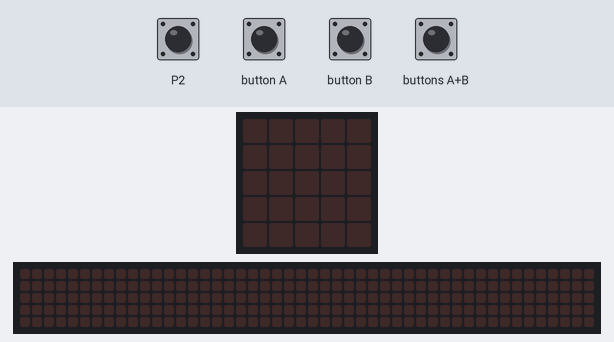
This program was run on a simulated BBC micro:bit (MakeCode). Shown: the board's 5×5 LED display, a strip that is not on the board, showing the scrolling text unrolled. The inputs (shaded band) are chosen by the test bench. The 48×5 strip is a reading aid, not a part: it shows the text the display is scrolling, unrolled, one strip-width of it at a time.

Above: at 1.2 s.
1.3 s: button A pressed for 0.15 s
At 1.67 s:
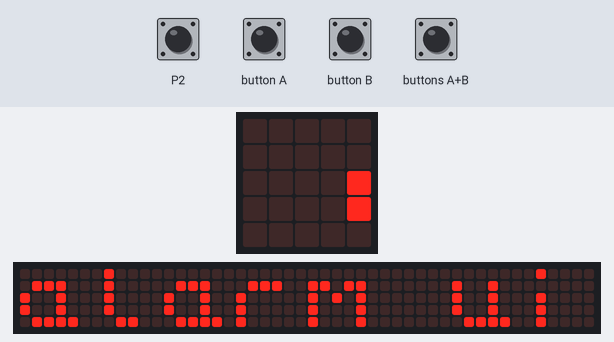
At 6.77 s:
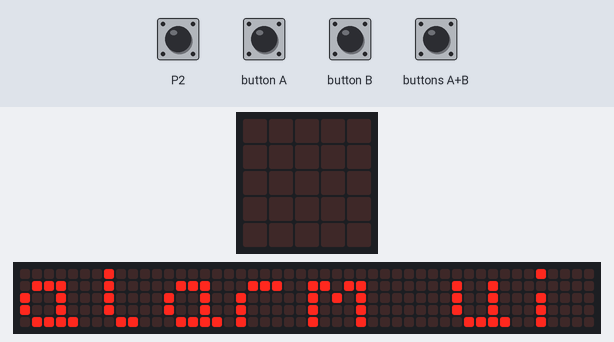

Measured:
- after the input at 1.3 s, the display: first changes after 0.15 s (image 1 shows a later state)
- what the display in image 2 shows lasts 0.4 s, from 6.6 s to 7.0 s

The program:

main.ts
```typescript
input.onPinReleased(TouchPin.P2, function () {
    while (alarm == true) {
        music.playMelody("C D E F G A B C5 ", 1200)
    }
})
input.onButtonPressed(Button.A, function () {
    while (alarm == true) {
        basic.showString("alarm aan")
        // om het alarm 10 seconden te stoppen
        basic.pause(10000)
    }
    while (alarm == false) {
        basic.showString("alarm uit")
        // om het alarm 10 seconden te stoppen
        basic.pause(10000)
    }
})
input.onButtonPressed(Button.AB, function () {
    if (alarm == true) {
        alarm = false
    } else {
        basic.showIcon(IconNames.Yes)
        basic.pause(5000)
        alarm = true
    }
})
let alarm = false
alarm = false
basic.forever(function () {
    while (alarm == true) {
        basic.showIcon(IconNames.Skull)
    }
})
```

test.ts
```typescript
// tests gaan hier; deze zal niet worden gecompileerd wanneer dit pakket wordt gebruikt als extensie.
```
